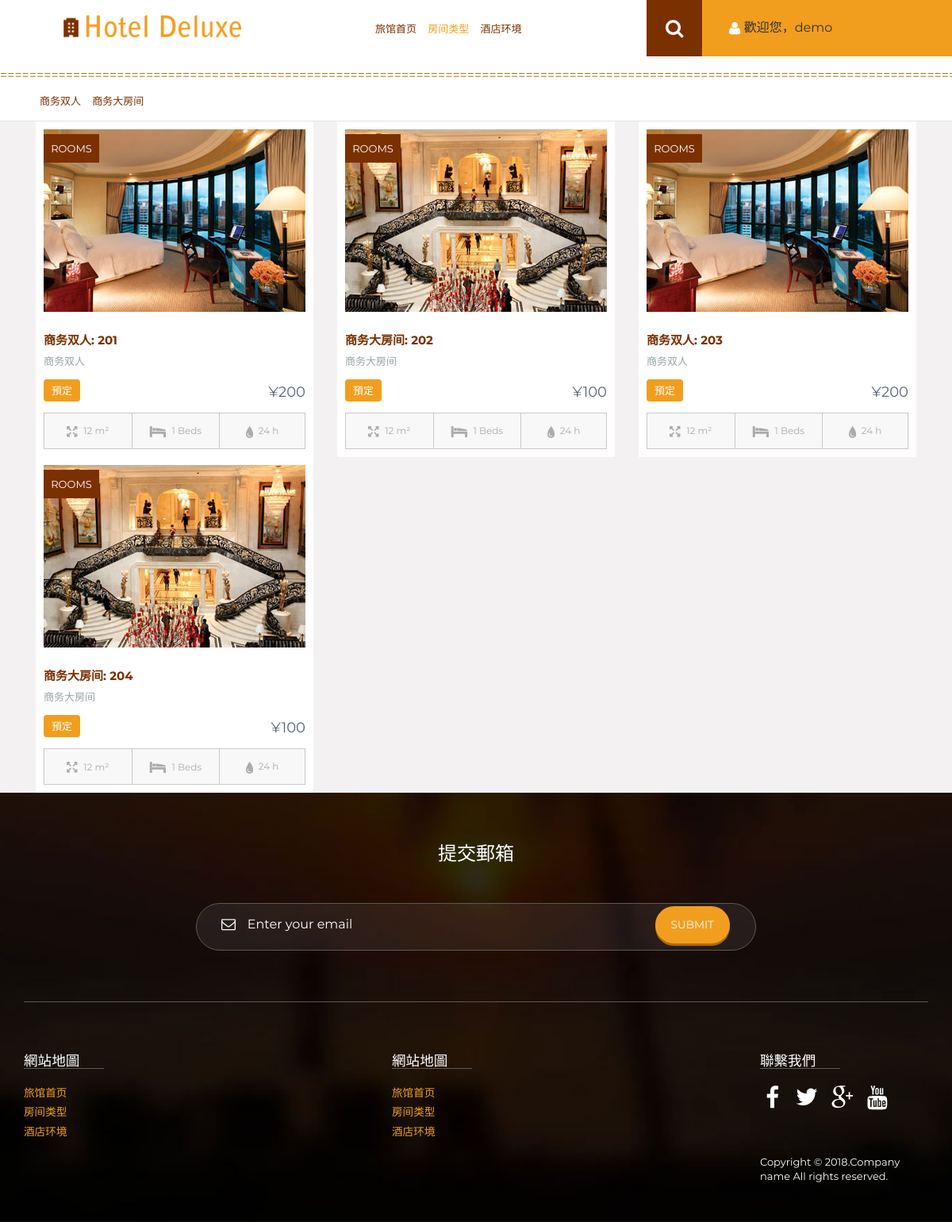
The page /rooms/ (signed in) on the database its author committed.
### app/models.py (models this page shows, shortened)
class User(models.Model):
    username = models.CharField(max_length=30, unique=True, null=False)
    age = models.IntegerField(null=True)
    password = models.CharField(max_length=64)
    email = models.EmailField()
    permission = models.IntegerField(default=3)

class Room(models.Model):
    room_number = models.CharField(max_length=10, unique=True, null=False,verbose_name='房屋編號')
    price = models.IntegerField(verbose_name='價格')
    img = models.ImageField(upload_to='./static/upload/', default='img/l2.jpg',verbose_name='圖片')
    category = models.CharField(max_length=10,verbose_name='房屋類別')
    available = models.BooleanField(default=1,verbose_name='是否可用')
    status = models.IntegerField(default=1,verbose_name='是否租出')
    user = models.CharField(max_length=30, null=True,verbose_name='預定/出租用戶')
    evaluation = models.CharField(max_length=100, default='暫無評價',verbose_name='評價')
    number = models.IntegerField(default=0,verbose_name='預定次數')
    fraction = models.CharField(max_length=10, default='star2.png',verbose_name='評價分數')

### app/views.py (the view)
# urls.py: path('rooms/', rooms, name='room'),
def rooms(request):
    user = islogin(request)
    rooms_list = Room.objects.values('category').distinct()
    try:
        category = request.GET['c']
        rooms = Room.objects.all().filter(category=category)
    except:
        rooms = Room.objects.all()
        category = None
    return render(request, 'rooms.html', {'user': user, 'rooms_list': rooms_list, 'category': category, 'wow': rooms})

### app/unit.py (called while the page is built)
def islogin(request):
    try:
        user = User.objects.get(username=request.session['username'])
    except:
        user = None
    return user

### templates/rooms.html
{% extends 'base.html' %}
{% load static %}
{% block container %}
    <div class="container">
        {% for i in wow %}
            {% if i.available %}
                <div class="col-md-4 wow fadeInLeft" data-wow-delay="0.4s">
                    <div class="living_box"><a href="/yuding/?id={{ i.id }}">
                        <img src="/{{ i.img }}" class="img-responsive" alt="/{{ i.img }}"/>
                        <span class="sale-box">
				  <span class="sale-label">Rooms</span>
			    </span>
                    </a>
                        <div class="living_desc">
                            <h3><a href="#">{{ i.category }}: {{ i.room_number }}</a></h3>
                            <p>{{ i.category }}</p>
                            <a href="/yuding/?id={{ i.id }}" class="btn3">預定</a>
                            <p class="price">¥{{ i.price }}</p>
                        </div>
                        <table border="1" class="propertyDetails">
                            <tbody>
                            <tr>
                                <td><img src="{% static 'img/area.png' %}" alt="" style="margin-right:7px;">12 m²</td>
                                <td><img src="{% static 'img/bed.png' %}" alt="" style="margin-right:7px;">1 Beds</td>
                                <td><img src="{% static 'img/drop.png' %}" alt="" style="margin-right:7px;">24 h</td>
                            </tr>
                            </tbody>
                        </table>
                    </div>
                </div>
            {% endif %}
        {% endfor %}
    </div>
{% endblock %}

### templates/base.html (shortened to what this page needs)
{% load static %}
<!DOCTYPE HTML>
<html>
<head>
    <link href="{% static 'css/bootstrap.css' %}" rel='stylesheet' type='text/css'/>
    <link href="{% static 'css/style.css' %}" rel='stylesheet' type='text/css'/>
    <link href='{% static 'css/fonts.css' %}' rel='stylesheet' type='text/css'>
    <link href="{% static 'css/animate.css' %}" rel='stylesheet' type='text/css'/>
</head>
<body>
{% block body %}
    {% block header %}
        <div class="header">
            <div class="col-sm-8 header-left">
                <div class="logo">
                    <a href="/index/"><img src="{% static 'img/logo.png' %}" alt=""/></a>
                </div>
                <div class="menu">
                    <ul class="nav" id="nav">
                        <li {% if index %}class="active"{% endif %}><a href="/">旅馆首页</a></li>
                        <li {% if wow %}class="active"{% endif %}><a href="/rooms/">房间类型</a></li>
                        <li {% if gallery %}class="active"{% endif %}><a href="/gallery/">酒店环境</a></li>
                    </ul>
                </div>
                <div class="search-box">
                    <div id="sb-search" class="sb-search">
                        <form>
                            <span class="sb-icon-search"> </span>
                        </form>
                    </div>
                </div>
                <div class="clearfix"></div>
            </div>
            <div class="col-sm-4 header_right">
                <div id="loginContainer">
                    {% if user %}
                        <img src="{% static 'img/login.png' %}"><span>歡迎您，{{ user.username }}</span>
                    {% else %}
                        <a href="#" id="loginButton"><img src="{% static 'img/login.png' %}"><span>用户登录</span></a>
                    {% endif %}
                </div>
            </div>
            <div class="clearfix"></div>
        </div>
        <div class="content_top">
            <p style="color: #AD6C09">
                ===================================================================================================================================</p>
            {% if rooms_list %}
                <div class="container">
                    <div class="col-md-4 bottom_nav">
                        <div class="content_menu">
                            <ul>
                                {% for i in rooms_list %}
                                    <li {% ifequal category i.category %}class="active" {% endifequal %}><a
                                            href="/rooms/?c={{ i.category }}">{{ i.category }}</a></li>
                                {% endfor %}
                            </ul>
                        </div>
                    </div>
                </div>
            {% endif %}
        </div>
    {% endblock %}
    <div class="content_middle">
        {% block container %}
        {% endblock %}
        {% block footer %}
            <div class="footer">
                <div class="container">
                    <div class="footer_top">
                        <h3>提交郵箱</h3>
                        <form action="/email/?post=email" method="post">
                        <span>
                            <i><img src="{% static 'img/mail.png' %}" alt=""></i>
                            <input name="email" type="text" value="Enter your email" onFocus="this.value = '';"
                                   onBlur="if (this.value == '') {this.value = 'Enter your email';}">
                            <label class="btn1 btn2 btn-2 btn-2g"> <input name="submit" type="submit" id="submit"
                                                                          value="submit"> </label>
                        </span>
                        </form>
                    </div>
                    <div class="footer_grids">
                        <div class="footer-grid">
                            <h4>網站地圖</h4>
                            <ul class="list1">
                                <li><a href="/">旅馆首页</a></li>
                                <li><a href="/rooms/">房间类型</a></li>
                                <li><a href="/gallery/">酒店环境</a></li>
                            </ul>
                        </div>
                        <div class="footer-grid">
                            <h4>網站地圖</h4>
                            <ul class="list1">
                                <li><a href="/">旅馆首页</a></li>
                                <li><a href="/rooms/">房间类型</a></li>
                                <li><a href="/gallery/">酒店环境</a></li>
                            </ul>
                        </div>
                        <div class="footer-grid last_grid">
                            <h4>聯繫我們</h4>
                            <ul class="footer_social wow fadeInLeft" data-wow-delay="0.4s">
                                <li><a href=""> <i class="fb"> </i> </a></li>
                                <li><a href=""><i class="tw"> </i> </a></li>
                                <li><a href=""><i class="google"> </i> </a></li>
                                <li><a href=""><i class="u_tube"> </i> </a></li>
                            </ul>
                            <div class="copy wow fadeInRight" data-wow-delay="0.4s">
                                <p>Copyright &copy; 2018.Company name All rights reserved.
                                </p>
                            </div>
                        </div>
                        <div class="clearfix"></div>
                    </div>
                </div>
            </div>
        {% endblock %}
    </div>
{% endblock %}
</body>
</html>

### rows shown on the page
User: username "demo"
Room: img (picture), category "商务双人", room_number "201", price "200", available True (drawn)
Room: img (picture), category "商务大房间", room_number "202", price "100", available True (drawn)
Room: img (picture), category "商务双人", room_number "203", price "200", available True (drawn)
Room: img (picture), category "商务大房间", room_number "204", price "100", available True (drawn)

### other values the page prints
{{ i.category }} "商务双人" "商务大房间"
